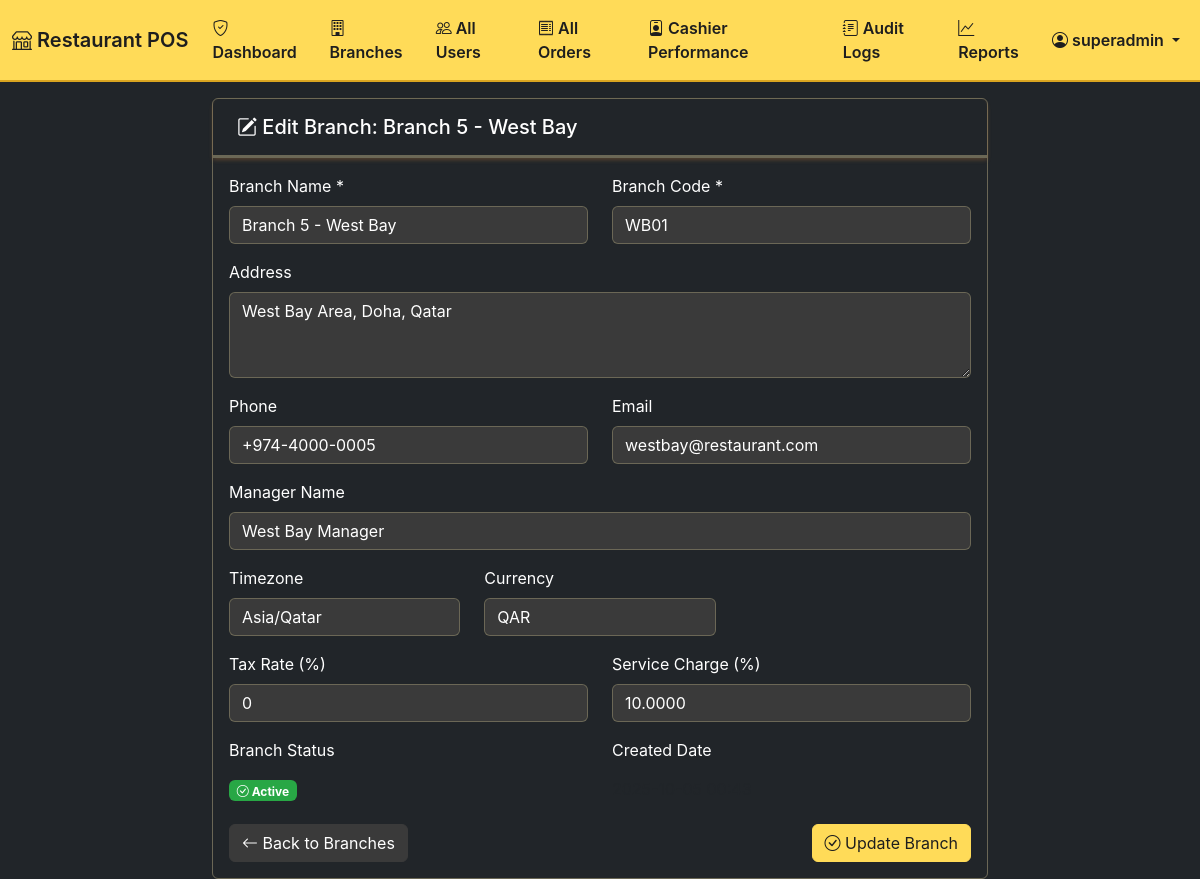
The app's page /superuser/branches/5/edit (signed in) with its own data.
### app/models.py (models this page shows, shortened)
class User(UserMixin, db.Model):
    __tablename__ = 'users'
    id = db.Column(db.Integer, primary_key=True)
    username = db.Column(db.String(64), index=True, unique=True, nullable=False)
    email = db.Column(db.String(120), index=True, unique=True, nullable=False)
    password_hash = db.Column(db.String(128), nullable=False)
    first_name = db.Column(db.String(64), nullable=False)
    last_name = db.Column(db.String(64), nullable=False)
    role = db.Column(db.Enum(UserRole), nullable=False, default=UserRole.CASHIER)
    is_active = db.Column(db.Boolean(), default=True, nullable=False)
    created_at = db.Column(db.DateTime, default=datetime.utcnow)
    last_login = db.Column(db.DateTime)
    branch_id = db.Column(db.Integer, db.ForeignKey('branches.id'), nullable=True)
    can_access_multiple_branches = db.Column(db.Boolean(), default=False)
    audit_logs = db.relationship('AuditLog', backref='user', lazy='dynamic')
    def is_super_user(self):
        return self.role == UserRole.SUPER_USER
    def is_branch_admin(self):
        return self.role == UserRole.BRANCH_ADMIN
    def get_accessible_branches(self):
        if self.is_super_user():
            return Branch.query.filter_by(is_active=True).all()
        elif self.branch_id:
            return [self.branch]
        return []

class Branch(db.Model):
    __tablename__ = 'branches'
    id = db.Column(db.Integer, primary_key=True)
    name = db.Column(db.String(128), nullable=False)
    code = db.Column(db.String(16), unique=True, nullable=False)
    address = db.Column(db.Text)
    phone = db.Column(db.String(32))
    email = db.Column(db.String(128))
    manager_name = db.Column(db.String(128))
    is_active = db.Column(db.Boolean(), default=True, nullable=False)
    created_at = db.Column(db.DateTime, default=datetime.utcnow)
    updated_at = db.Column(db.DateTime, default=datetime.utcnow, onupdate=datetime.utcnow)
    timezone = db.Column(db.String(64), default='UTC')
    currency = db.Column(db.String(8), default='QAR')
    tax_rate = db.Column(db.Numeric(5, 4), default=0.0000)
    service_charge = db.Column(db.Numeric(5, 4), default=0.0000)
    users = db.relationship('User', backref='branch', lazy='dynamic')
    categories = db.relationship('Category', backref='branch', lazy='dynamic')
    menu_items = db.relationship('MenuItem', backref='branch', lazy='dynamic')
    tables = db.relationship('Table', backref='branch', lazy='dynamic')
    customers = db.relationship('Customer', backref='branch', lazy='dynamic')
    orders = db.relationship('Order', backref='branch', lazy='dynamic')
    inventory_items = db.relationship('InventoryItem', backref='branch', lazy='dynamic')
    delivery_companies = db.relationship('DeliveryCompany', backref='branch', lazy='dynamic')

### app/superuser/views.py (the view, shortened to what this page needs)
@superuser.route('/branches/<int:branch_id>/edit', methods=['GET', 'POST'])
def edit_branch(branch_id):
    branch = Branch.query.get_or_404(branch_id)
    return render_template('superuser/edit_branch.html', branch=branch)

### app/templates/superuser/edit_branch.html (shortened to what this page needs)
{% extends "base.html" %}
{% block content %}
<div class="row">
    <div class="col-md-8 mx-auto">
        <div class="card">
            <div class="card-header">
                <h5 class="card-title mb-0">
                    <i class="bi bi-pencil-square"></i> Edit Branch: {{ branch.name }}
                </h5>
            </div>
            <div class="card-body">
                <form method="POST">
                    <div class="row">
                        <div class="col-md-6">
                            <div class="mb-3">
                                <label for="name" class="form-label">Branch Name *</label>
                                <input type="text" class="form-control" id="name" name="name" value="{{ branch.name }}" required>
                            </div>
                        </div>
                        <div class="col-md-6">
                            <div class="mb-3">
                                <label for="code" class="form-label">Branch Code *</label>
                                <input type="text" class="form-control" id="code" name="code" value="{{ branch.code }}" required>
                            </div>
                        </div>
                    </div>
                    <div class="mb-3">
                        <label for="address" class="form-label">Address</label>
                        <textarea class="form-control" id="address" name="address" rows="3">{{ branch.address or '' }}</textarea>
                    </div>
                    <div class="row">
                        <div class="col-md-6">
                            <div class="mb-3">
                                <label for="phone" class="form-label">Phone</label>
                                <input type="text" class="form-control" id="phone" name="phone" value="{{ branch.phone or '' }}">
                            </div>
                        </div>
                        <div class="col-md-6">
                            <div class="mb-3">
                                <label for="email" class="form-label">Email</label>
                                <input type="email" class="form-control" id="email" name="email" value="{{ branch.email or '' }}">
                            </div>
                        </div>
                    </div>
                    <div class="mb-3">
                        <label for="manager_name" class="form-label">Manager Name</label>
                        <input type="text" class="form-control" id="manager_name" name="manager_name" value="{{ branch.manager_name or '' }}">
                    </div>
                    <div class="row">
                        <div class="col-md-4">
                            <div class="mb-3">
                                <label for="timezone" class="form-label">Timezone</label>
                                <select class="form-control" id="timezone" name="timezone">
                                    <option value="Asia/Qatar" {% if branch.timezone == 'Asia/Qatar' %}selected{% endif %}>Asia/Qatar</option>
                                </select>
                            </div>
                        </div>
                        <div class="col-md-4">
                            <div class="mb-3">
                                <label for="currency" class="form-label">Currency</label>
                                <select class="form-control" id="currency" name="currency">
                                    <option value="QAR" {% if branch.currency == 'QAR' %}selected{% endif %}>QAR</option>
                                </select>
                            </div>
                        </div>
                    </div>
                    <div class="row">
                        <div class="col-md-6">
                            <div class="mb-3">
                                <label for="tax_rate" class="form-label">Tax Rate (%)</label>
                                <input type="number" class="form-control" id="tax_rate" name="tax_rate" min="0" max="100" step="0.01" value="{{ (branch.tax_rate * 100) if branch.tax_rate else 0 }}">
                            </div>
                        </div>
                        <div class="col-md-6">
                            <div class="mb-3">
                                <label for="service_charge" class="form-label">Service Charge (%)</label>
                                <input type="number" class="form-control" id="service_charge" name="service_charge" min="0" max="100" step="0.01" value="{{ (branch.service_charge * 100) if branch.service_charge else 0 }}">
                            </div>
                        </div>
                    </div>
                    <div class="row">
                        <div class="col-md-6">
                            <div class="mb-3">
                                <label class="form-label">Branch Status</label>
                                <div class="form-control-plaintext">
                                    {% if branch.is_active %}
                                        <span class="badge bg-success">
                                            <i class="bi bi-check-circle"></i> Active
                                        </span>
                                    {% else %}
                                        <span class="badge bg-danger">
                                            <i class="bi bi-x-circle"></i> Inactive
                                        </span>
                                    {% endif %}
                                </div>
                            </div>
                        </div>
                        <div class="col-md-6">
                            <div class="mb-3">
                                <label class="form-label">Created Date</label>
                                <div class="form-control-plaintext">
                                </div>
                            </div>
                        </div>
                    </div>
                    <div class="d-flex justify-content-between">
                        <a href="{{ url_for('superuser.branches') }}" class="btn btn-secondary">
                            <i class="bi bi-arrow-left"></i> Back to Branches
                        </a>
                        <button type="submit" class="btn btn-primary">
                            <i class="bi bi-check-circle"></i> Update Branch
                        </button>
                    </div>
                </form>
            </div>
        </div>
    </div>
</div>
{% endblock %}

### app/templates/base.html (shortened to what this page needs)
<!DOCTYPE html>
<html lang="en" data-theme="dark">
<head>
    <link href="https://cdn.jsdelivr.net/npm/bootstrap@5.3.0/dist/css/bootstrap.min.css" rel="stylesheet">
    <link rel="stylesheet" href="https://cdn.jsdelivr.net/npm/bootstrap-icons@1.10.0/font/bootstrap-icons.css">
    <link rel="stylesheet" href="https://cdnjs.cloudflare.com/ajax/libs/font-awesome/6.4.0/css/all.min.css">
    <link href="{{ url_for('static', filename='css/style.css') }}" rel="stylesheet">
</head>
<body class="bg-dark text-light">
    {% block navbar %}
    <nav class="navbar navbar-expand-lg navbar-dark bg-primary collapsible-navbar">
        <div class="container-fluid">
            <a class="navbar-brand" href="{{ url_for('main.index') }}">
                <i class="bi bi-shop"></i> Restaurant POS
            </a>
            {% if current_user.is_authenticated %}
            <div class="collapse navbar-collapse" id="navbarNav">
                <ul class="navbar-nav me-auto">
                    {% if current_user.role.name in ['ADMIN', 'BRANCH_ADMIN'] %}
                        <li class="nav-item">
                            <a class="nav-link" href="{{ url_for('admin.dashboard') }}">
                                <i class="bi bi-speedometer2"></i> Dashboard
                            </a>
                        </li>
                        <li class="nav-item">
                            <a class="nav-link" href="{{ url_for('admin.users') }}">
                                <i class="bi bi-people"></i> Users
                            </a>
                        </li>
                        <li class="nav-item">
                            <a class="nav-link" href="{{ url_for('admin.menu') }}">
                                <i class="bi bi-list"></i> Menu
                            </a>
                        </li>
                        <li class="nav-item">
                            <a class="nav-link" href="{{ url_for('admin.orders') }}">
                                <i class="bi bi-receipt"></i> Orders
                            </a>
                        </li>
                        <li class="nav-item">
                            <a class="nav-link" href="{{ url_for('admin.cashier_performance') }}">
                                <i class="bi bi-person-badge"></i> Cashier Performance
                            </a>
                        </li>
                        <li class="nav-item">
                            <a class="nav-link" href="{{ url_for('admin.audit_logs') }}">
                                <i class="bi bi-journal-text"></i> Audit Logs
                            </a>
                        </li>
                        <li class="nav-item">
                            <a class="nav-link" href="{{ url_for('admin.reports') }}">
                                <i class="bi bi-graph-up"></i> Reports
                            </a>
                        </li>
                    {% elif current_user.role.name == 'SUPER_USER' %}
                        <li class="nav-item">
                            <a class="nav-link" href="{{ url_for('superuser.dashboard') }}">
                                <i class="bi bi-shield-check"></i> Dashboard
                            </a>
                        </li>
                        <li class="nav-item">
                            <a class="nav-link" href="{{ url_for('superuser.branches') }}">
                                <i class="bi bi-building"></i> Branches
                            </a>
                        </li>
                        <li class="nav-item">
                            <a class="nav-link" href="{{ url_for('superuser.users') }}">
                                <i class="bi bi-people"></i> All Users
                            </a>
                        </li>
                        <li class="nav-item">
                            <a class="nav-link" href="{{ url_for('superuser.orders') }}">
                                <i class="bi bi-receipt"></i> All Orders
                            </a>
                        </li>
                        <li class="nav-item">
                            <a class="nav-link" href="{{ url_for('superuser.cashier_performance') }}">
                                <i class="bi bi-person-badge"></i> Cashier Performance
                            </a>
                        </li>
                        <li class="nav-item">
                            <a class="nav-link" href="{{ url_for('superuser.audit_logs') }}">
                                <i class="bi bi-journal-text"></i> Audit Logs
                            </a>
                        </li>
                        <li class="nav-item">
                            <a class="nav-link" href="{{ url_for('superuser.reports') }}">
                                <i class="bi bi-graph-up"></i> Reports
                            </a>
                        </li>
                    {% else %}
                        <li class="nav-item">
                            <a class="nav-link" href="{{ url_for('pos.index') }}">
                                <i class="bi bi-calculator"></i> POS
                            </a>
                        </li>
                    {% endif %}
                </ul>
                <ul class="navbar-nav">
                    <li class="nav-item dropdown">
                        <a class="nav-link dropdown-toggle" href="#" id="navbarDropdown" role="button" data-bs-toggle="dropdown">
                            <i class="bi bi-person-circle"></i> {{ current_user.username }}
                        </a>
                    </li>
                </ul>
            </div>
            {% endif %}
        </div>
    </nav>
    {% endblock %}
    <div class="container-fluid mt-3">
        {% block content %}{% endblock %}
    </div>
</body>
</html>

### records on screen
User: username "superadmin"
Branch: name "Branch 5 - West Bay", code "WB01", address "West Bay Area, Doha, Qatar", phone "+974-4000-0005", email "westbay@restaurant.com", manager_name "West Bay Manager", timezone "Asia/Qatar", currency "QAR", tax_rate "0", service_charge "10.0000"
